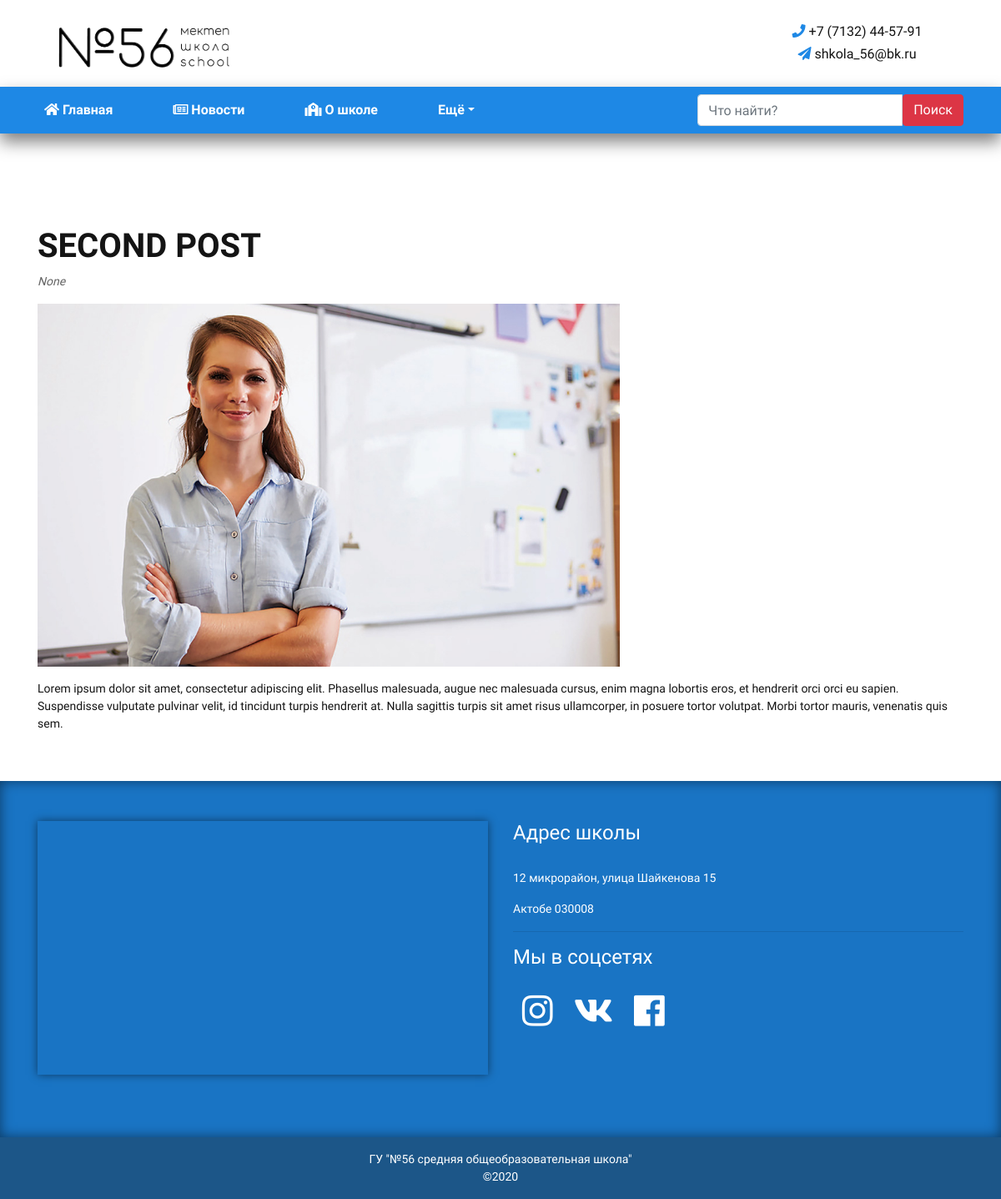
Before: /news/123/ with the older database file.
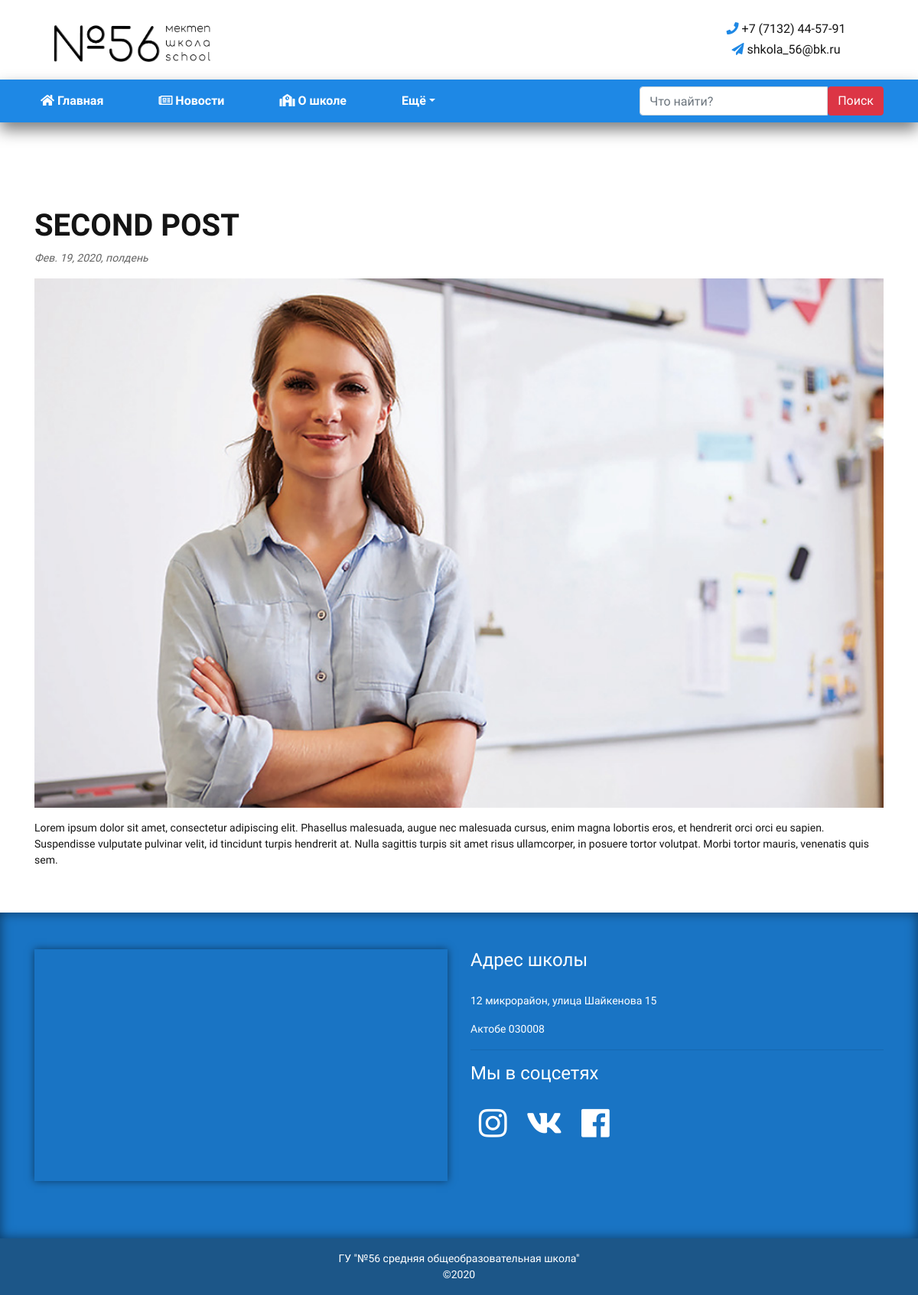
After: the same page with the newer database file.
### website/models.py (models this page shows, shortened)
class Post(models.Model):
    title = models.CharField(max_length=200, verbose_name='Заголовок')
    slug = models.SlugField(max_length=200, unique=True, verbose_name='URL')
    descriptions = models.CharField(max_length=400, verbose_name='Краткое описание')
    cover = models.ImageField(upload_to='images/%Y/%m/%d', verbose_name='Картинка')
    publish = models.DateTimeField(verbose_name='Дата публикации')
    text = models.TextField(verbose_name='Текст')
    class Meta:
        ordering = ('-publish',)
        verbose_name = 'Новость'
        verbose_name_plural = 'Новости'

### website/views.py (the view)
# urls.py: path('news/<slug>/', views.detail_view, name='detail'),
def detail_view(request, slug):
    post = Post.objects.get(slug__iexact = slug)
    return render(request, 'news_detail.html', context={'post':post})

### website/templates/news_detail.html (shortened to what this page needs)
{% extends 'base.html' %}
{% load static %}
{% block content %}
    <div class="container">
        <div class="news-detail">
          <h1>{{ post.title }}</h1>
          <p class="date">{{ post.publish }}</p>
        </div>
        <div class="news-body">
             {{ post.text|safe }}
        </div>
    </div>
    <br>
    <br>
{% endblock %}

Changed rows visible on the page:
changed Post "SECOND POST": publish "None" → "Фев. 19, 2020, полдень"
